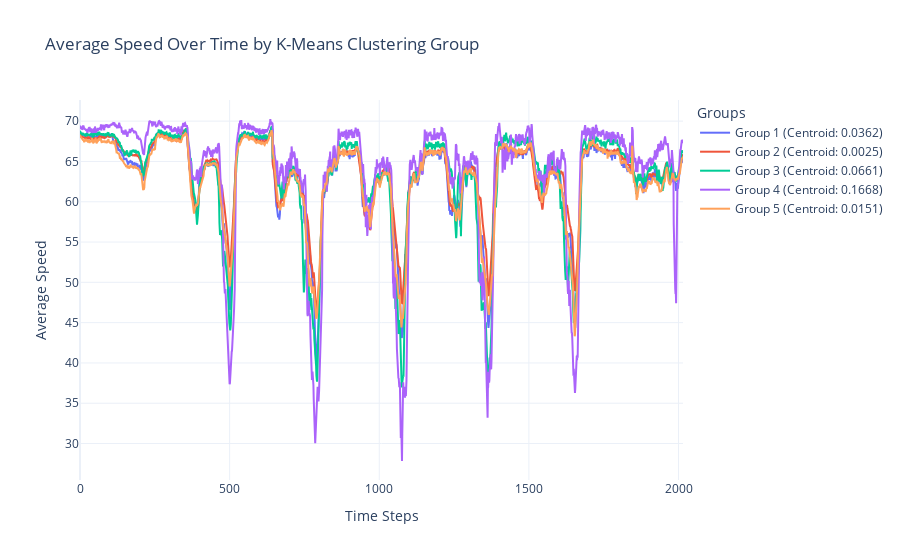

Notebook cell for this chart:
### Code cell
from sklearn.cluster import KMeans
import numpy as np
import plotly.graph_objects as go

np.fill_diagonal(adj, 0)
G = nx.from_numpy_array(adj)
betweenness_centrality = nx.betweenness_centrality(G)

# 1. Применяем K-Means
bc_values = list(betweenness_centrality.values())
kmeans = KMeans(n_clusters=5, random_state=42)
kmeans.fit(np.array(bc_values).reshape(-1, 1))
labels = kmeans.labels_

# 2. Создаем группы узлов
groups = [[] for _ in range(5)]
for node, label in zip(betweenness_centrality.keys(), labels):
    groups[label].append(node)

# 3. Вычисляем средние скорости для каждой группы
group_average_speeds = np.zeros((data.shape[0], 5))
for i, group in enumerate(groups):
    group_data = data[:, group, 0]
    group_average_speeds[:, i] = np.mean(group_data, axis=1)

# 4. Построение графика с использованием Plotly
time_steps = np.arange(data.shape[0])

fig = go.Figure()
for i in range(5):
    fig.add_trace(go.Scatter(
        x=time_steps,
        y=group_average_speeds[:, i],
        mode='lines',
        name=f'Group {i+1} (Centroid: {kmeans.cluster_centers_[i][0]:.4f})'
    ))

fig.update_layout(
    title='Average Speed Over Time by K-Means Clustering Group',
    xaxis_title='Time Steps',
    yaxis_title='Average Speed',
    legend_title='Groups',
    template='plotly_white'
)

fig.show()

### Figure 1 — Plotly figure (JSON) as saved in the notebook; plotly's stock layout.template omitted (floating-point values rounded to 4 significant figures; data arrays with more than 128 entries replaced by an {"elided": "..."} marker saying what was removed)
{"data": [{"mode": "lines", "name": "Group 1 (Centroid: 0.0362)", "type": "scatter", "x": {"elided": "2016 int values"}, "y": {"elided": "2016 float values"}}, {"mode": "lines", "name": "Group 2 (Centroid: 0.0025)", "type": "scatter", "x": {"elided": "2016 int values"}, "y": {"elided": "2016 float values"}}, {"mode": "lines", "name": "Group 3 (Centroid: 0.0661)", "type": "scatter", "x": {"elided": "2016 int values"}, "y": {"elided": "2016 float values"}}, {"mode": "lines", "name": "Group 4 (Centroid: 0.1668)", "type": "scatter", "x": {"elided": "2016 int values"}, "y": {"elided": "2016 float values"}}, {"mode": "lines", "name": "Group 5 (Centroid: 0.0151)", "type": "scatter", "x": {"elided": "2016 int values"}, "y": {"elided": "2016 float values"}}], "layout": {"legend": {"title": {"text": "Groups"}}, "title": {"text": "Average Speed Over Time by K-Means Clustering Group"}, "xaxis": {"title": {"text": "Time Steps"}}, "yaxis": {"title": {"text": "Average Speed"}}}}
